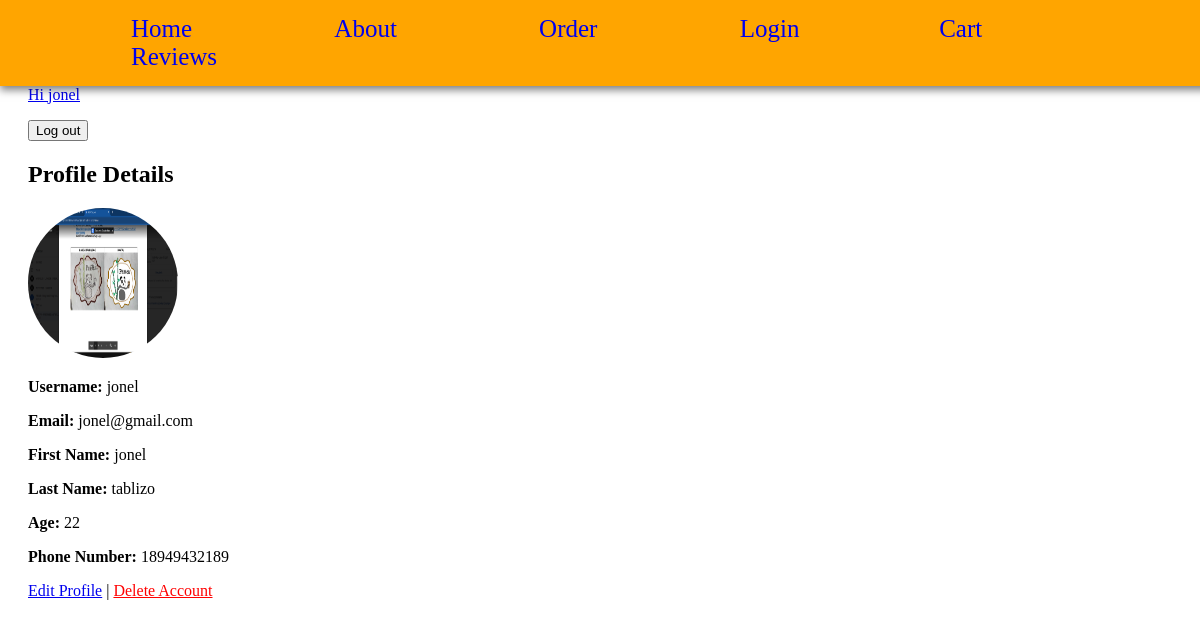
Page /accounts/profile/ (signed in) on the committed database.
### accounts/models.py (models this page shows)
class CustomUser(AbstractUser):
    age = models.IntegerField(null=True, blank=True)
    phone_number = models.CharField(max_length=20, null=True, blank=True)
    REQUIRED_FIELDS = ['email', 'age']
    USERNAME_FIELD = 'username'
    profile_pic = models.ImageField(upload_to='images/', null=True, blank=True)

### accounts/views.py (the view)
# urls.py: path('profile/', ProfileDetailView.as_view(), name='profile'),
class ProfileDetailView(LoginRequiredMixin, DetailView):
    model = CustomUser
    template_name = 'registration/profile.html'
    def get_object(self):
        return self.request.user  # Display the logged-in user's profile

### app/templates/registration/profile.html
{% extends "app/base.html" %}
{% block content %}
  <h2>Profile Details</h2>
            {% if user.profile_pic %}
                <img src="{{ user.profile_pic.url }}" alt="Profile Picture" height="150" width="150" style="border-radius: 50%">
            {% else %}
                <img src="#" alt="Default Profile Picture">
            {% endif %}
  <p><strong>Username:</strong> {{ user.username }}</p>
  <p><strong>Email:</strong> {{ user.email }}</p>
  <p><strong>First Name:</strong> {{ user.first_name }}</p>
  <p><strong>Last Name:</strong> {{ user.last_name }}</p>
    {% if user.age %} <p><strong>Age:</strong> {{ user.age }}</p> {% endif %}
    {% if user.phone_number %} <p><strong>Phone Number:</strong> {{ user.phone_number }}</p> {% endif %}
  <a href="{% url 'profile_edit' %}">Edit Profile</a> |
  <a href="{% url 'profile_delete' %}" style="color: red;">Delete Account</a>
{% endblock %}

### app/templates/app/base.html (shortened to what this page needs)
{% load static %}
<!DOCTYPE html>
<html lang="en">
<head>
    <link rel="stylesheet" href="{% static 'css/base.css' %}"
</head>
<body>
    {% include 'app/navbar.html' %}
    <main>
    {% if user.is_authenticated %}
        <a href="{% url 'profile' %}"><p>Hi {{ user.username }}</p></a>
        <form method="post" action="{% url 'logout' %}">
            <button type="submit">Log out</button>
        </form>
    {% else %}
        <p>You are not logged in</p>
    {% endif %}
{% block content %}{% endblock content %}
</main>
</body>
</html>

### static/css/base.css (style rules this page uses)
main { margin-top: 50px; padding: 20px; }

### rows in the picture
CustomUser: username "jonel", profile_pic (picture), email "jonel@gmail.com", first_name "jonel", last_name "tablizo", age "22", phone_number "18949432189"
